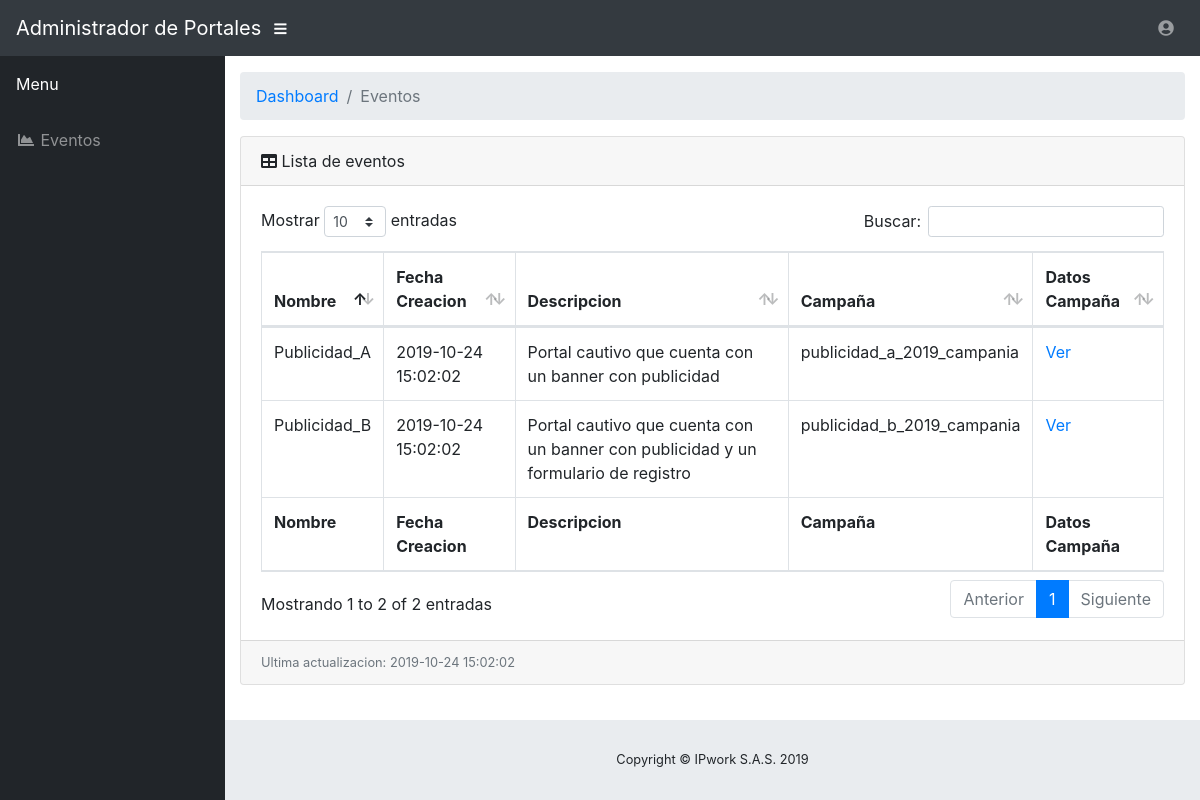
The app's page /Administrador/vistas/eventos.php?id=1 with its own data.
### tables this page shows
CREATE TABLE `eventos` (
  `id` int(11) NOT NULL AUTO_INCREMENT,
  `id_locacion` int(11) DEFAULT NULL,
  `nombre` varchar(250) DEFAULT NULL,
  `descripcion` varchar(1000) DEFAULT NULL,
  `fecha_inicio` datetime DEFAULT NULL,
  `fecha_fin` datetime DEFAULT NULL,
  `fecha_creacion` datetime DEFAULT CURRENT_TIMESTAMP,
  `ano_evento` int(11) DEFAULT NULL,
  `campania` varchar(200) DEFAULT NULL,
  PRIMARY KEY (`id`),
  KEY `id_locacion` (`id_locacion`),
  CONSTRAINT `id_locacion` FOREIGN KEY (`id_locacion`) REFERENCES `locaciones` (`id`)
);

### Administrador/includes/db.php (called while the page is built, shortened)
<?php
class DB {
    private $host;
    public $db;
    private $user;
    private $password;
    private $charset;
    public function __construct(){
        $this->host     = 'localhost';
        $this->db       = 'portal_oxohotel';
        $this->user     = 'root';
        $this->password = "IPwork2019.";
        $this->charset  = 'utf8mb4';
    }
    function connect(){
        try{
            $connection = "mysql:host=" . $this->host . ";dbname=" . $this->db . ";charset=" . $this->charset;
            $options = [
                PDO::ATTR_ERRMODE            => PDO::ERRMODE_EXCEPTION,
                PDO::ATTR_EMULATE_PREPARES   => false,
            ];
            $pdo = new PDO($connection, $this->user, $this->password, $options);
            return $pdo;
        }catch(PDOException $e){
            print_r('Error connection: ' . $e->getMessage());
        }
    }
}
?>

### Administrador/includes/evento.php (called while the page is built)
<?php
    include 'db.php';
    class Evento extends DB{
        public function getEventos($id_locacion){
            $query = $this->connect()->prepare('SELECT * FROM eventos WHERE id_locacion = :id_locacion');
            $query->execute(['id_locacion' => $id_locacion]);
            return $query;
        }
        public function getFechaUltimaEntrada() {
            $query = $this->connect()->query('SELECT * FROM eventos ORDER BY id DESC LIMIT 1')->fetch();
            $fecha =  $query['fecha_creacion'];
            return $fecha;
        }
    }
?>

### Administrador/vistas/eventos.php (the view, shortened to what this page needs)
<?php
  include_once 'includes/evento.php';
  $id_locacion = $_GET['id'];
  $datos_campania = "datos_campania";
  $evento = new Evento();
  $eventos = $evento->getEventos($id_locacion);
?>
<!DOCTYPE html>
<html lang="en">
<head>
  <link href="vendor/fontawesome-free/css/all.min.css" rel="stylesheet" type="text/css">
  <link href="vendor/datatables/dataTables.bootstrap4.css" rel="stylesheet">
  <link href="css/sb-admin.css" rel="stylesheet">
</head>
<body id="page-top">
  <nav class="navbar navbar-expand navbar-dark bg-dark static-top">
    <a class="navbar-brand mr-1" href="index.php">Administrador de Portales</a>
    <button class="btn btn-link btn-sm text-white order-1 order-sm-0" id="sidebarToggle" href="#">
      <i class="fas fa-bars"></i>
    </button>
    <ul class="navbar-nav ml-auto ml-md-0">
      <li class="nav-item dropdown no-arrow">
        <a class="nav-link dropdown-toggle" href="#" id="userDropdown" role="button" data-toggle="dropdown" aria-haspopup="true" aria-expanded="false">
          <i class="fas fa-user-circle fa-fw"></i>
        </a>
      </li>
    </ul>
  </nav>
  <div id="wrapper">
    <ul class="sidebar navbar-nav">
      <li class="nav-item active">
        <a class="nav-link" href="">
          <span>Menu</span>
        </a>
      </li>
      <li class="nav-item">
        <a class="nav-link" href="index.php?doc=eventos&id=1">
          <i class="fas fa-fw fa-chart-area"></i>
          <span>Eventos</span></a>
      </li>
    </ul>
    <div id="content-wrapper">
      <div class="container-fluid">
        <ol class="breadcrumb">
          <li class="breadcrumb-item">
            <a href="index.php">Dashboard</a>
          </li>
          <li class="breadcrumb-item active">Eventos</li>
        </ol>
        <div class="card mb-3">
          <div class="card-header">
            <i class="fas fa-table"></i>
            Lista de eventos</div>
          <div class="card-body">
            <div class="table-responsive">
              <table class="table table-bordered" id="dataTable" width="100%" cellspacing="0">
                <thead>
                  <tr>
                    <th>Nombre</th>
                    <th>Fecha Creacion</th>
                    <th>Descripcion</th>
                    <th>Campaña</th>
                    <th>Datos Campaña</th>
                  </tr>
                </thead>
                <tfoot>
                  <tr>
                    <th>Nombre</th>
                    <th>Fecha Creacion</th>
                    <th>Descripcion</th>
                    <th>Campaña</th>
                    <th>Datos Campaña</th>
                  </tr>
                </tfoot>
                <tbody>
                  <?php  foreach($eventos as $row): ?>
                        <tr>
                            <td><?=$row['nombre'];?></td>
                            <td><?=$row['fecha_creacion'];?></td>
                            <td><?=$row['descripcion'];?></td>
                            <td><?=$row['campania'];?></td>
                            <td><a href="index.php?doc=<?=$datos_campania."&id=".$row['id']."&nc=".$row['campania'];?>">Ver</a></td>
                        </tr>
                  <?php endforeach;?>
                </tbody>
              </table>
            </div>
          </div>
          <div class="card-footer small text-muted">Ultima actualizacion: <?=$evento->getFechaUltimaEntrada()?></div>
        </div>
      </div>
      <footer class="sticky-footer">
        <div class="container my-auto">
          <div class="copyright text-center my-auto">
            <span>Copyright © IPwork S.A.S. 2019</span>
          </div>
        </div>
      </footer>
    </div>
  </div>
</body>
</html>

### records on screen
eventos: nombre "Publicidad_A", fecha_creacion "2019-10-24 15:02:02", descripcion "Portal cautivo que cuenta con un banner con publicidad", campania "publicidad_a_2019_campania"
eventos: nombre "Publicidad_B", fecha_creacion "2019-10-24 15:02:02", descripcion "Portal cautivo que cuenta con un banner con publicidad y un formulario de registro", campania "publicidad_b_2019_campania"
